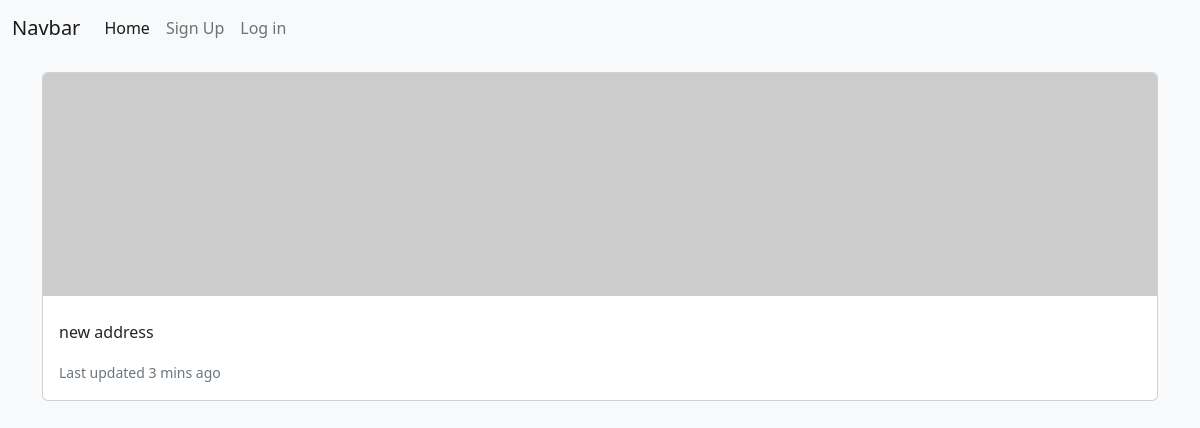
The app's page /addresses/3, older data.
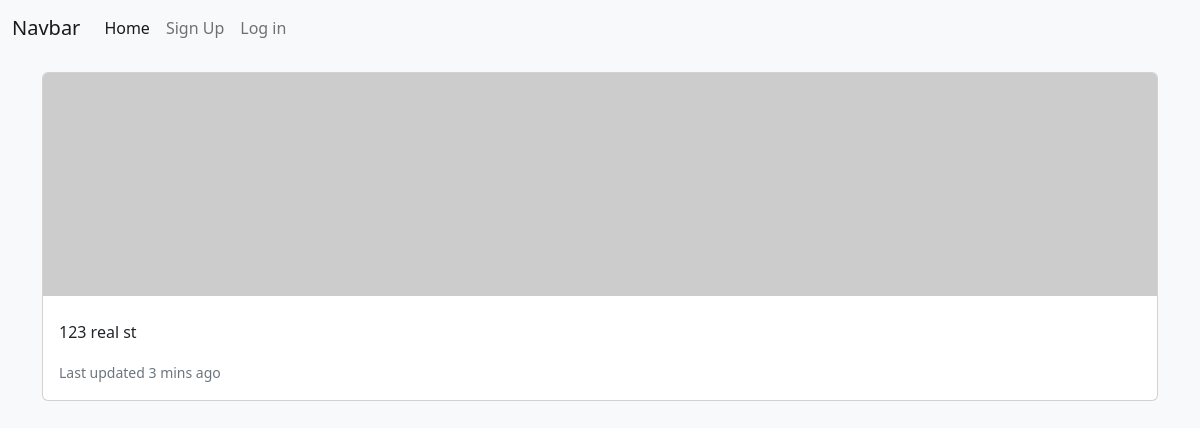
The same page, newer data.
### app/models.py (models this page shows, shortened)
class Address(db.Model):
    id = db.Column(db.Integer, primary_key=True)
    address = db.Column(db.String(80), nullable=False)
    date_created = db.Column(db.DateTime, nullable=False, default = datetime.utcnow)
    user_id = db.Column(db.Integer, db.ForeignKey('user.id'))

### app/routes.py (the view)
@app.route('/addresses/<address_id>')
def get_address(address_id):
    address = Address.query.get_or_404(address_id)
    if not address:
        flash(f"Address with {address_id} does not exist", "warning")
        return redirect(url_for('index'))
    return render_template('address.html', address=address)

### app/templates/address.html (shortened to what this page needs)
{% extends 'base.html' %}
{% block content %}
<div class="row">
    <div class="col">
        <div class="card my-3">
            <img src="https://picsum.photos/2500/500" class="card-img-top" alt="...">
            <div class="card-body">
              <p class="card-text">{{ address.address }}</p>
              <p class="card-text"><small class="text-muted">Last updated 3 mins ago</small></p>
            </div>
          </div>
    </div>
</div>
{% endblock content %}

Row changes from the older to the newer data that the page shows:
changed Address: address "new address" → "123 real st"
